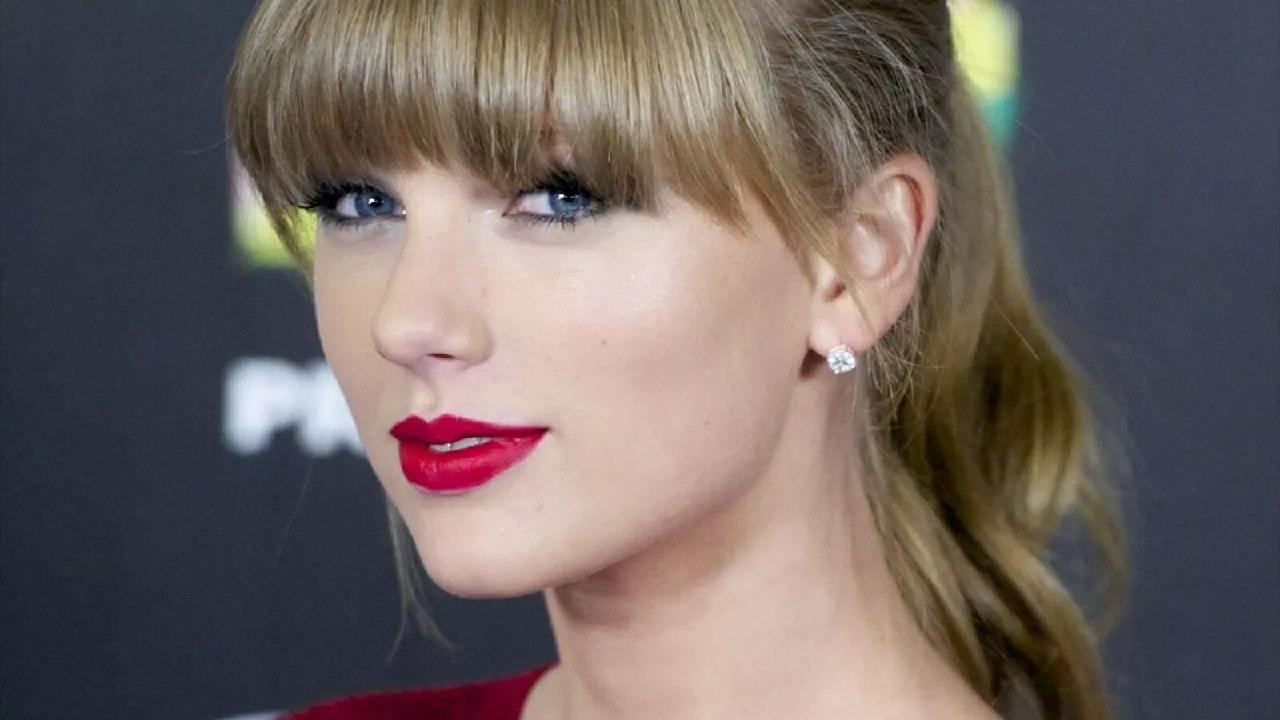
#> input picture image.jpg, 1280 x 720 px
$ jupyter execute black_and_white.ipynb
#> lines starting #> are read from the running program, lines starting #| are printed output that depends on the picture
[cell 1]
# pip install opencv-python

import cv2
image = cv2.imread("image.jpg")
#> image is the input picture: shape (720, 1280, 3); mean B, G, R 96.8, 99, 109.4
gray_image = cv2.cvtColor(image, cv2.COLOR_BGR2GRAY)
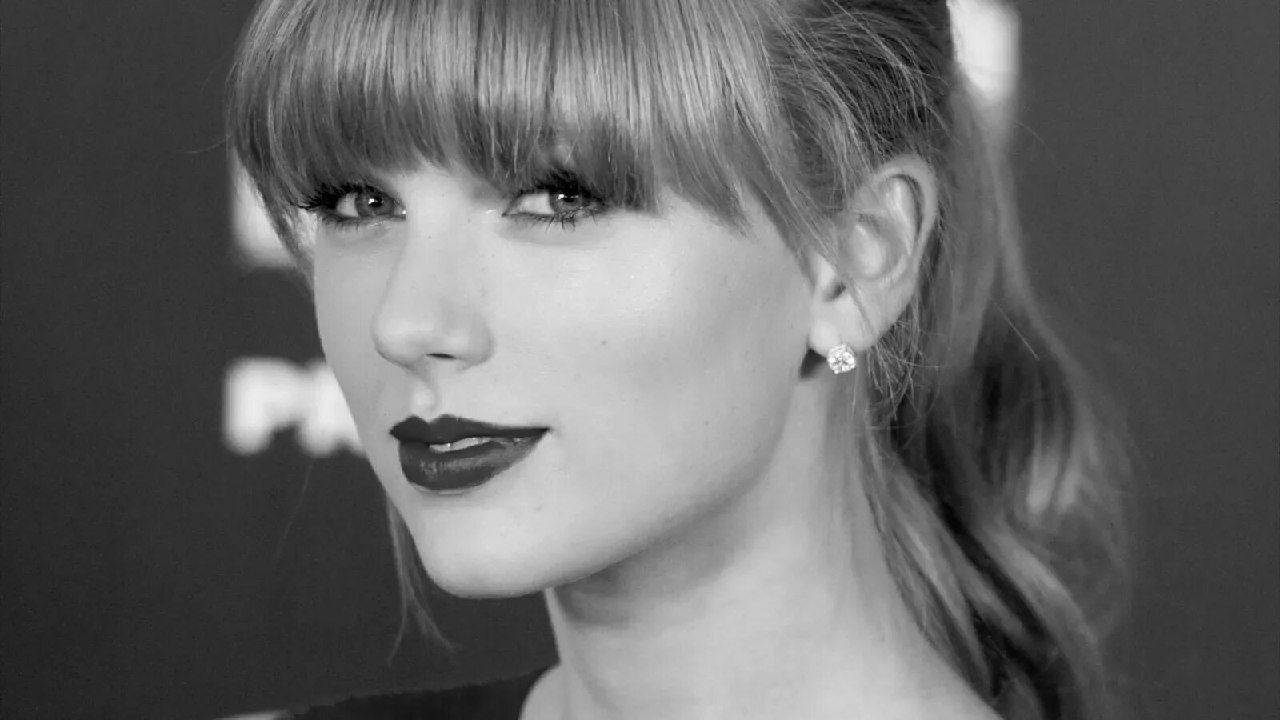
#> gray_image: shape (720, 1280); min 0, max 255, mean 101.9
inverted = 255-gray_image
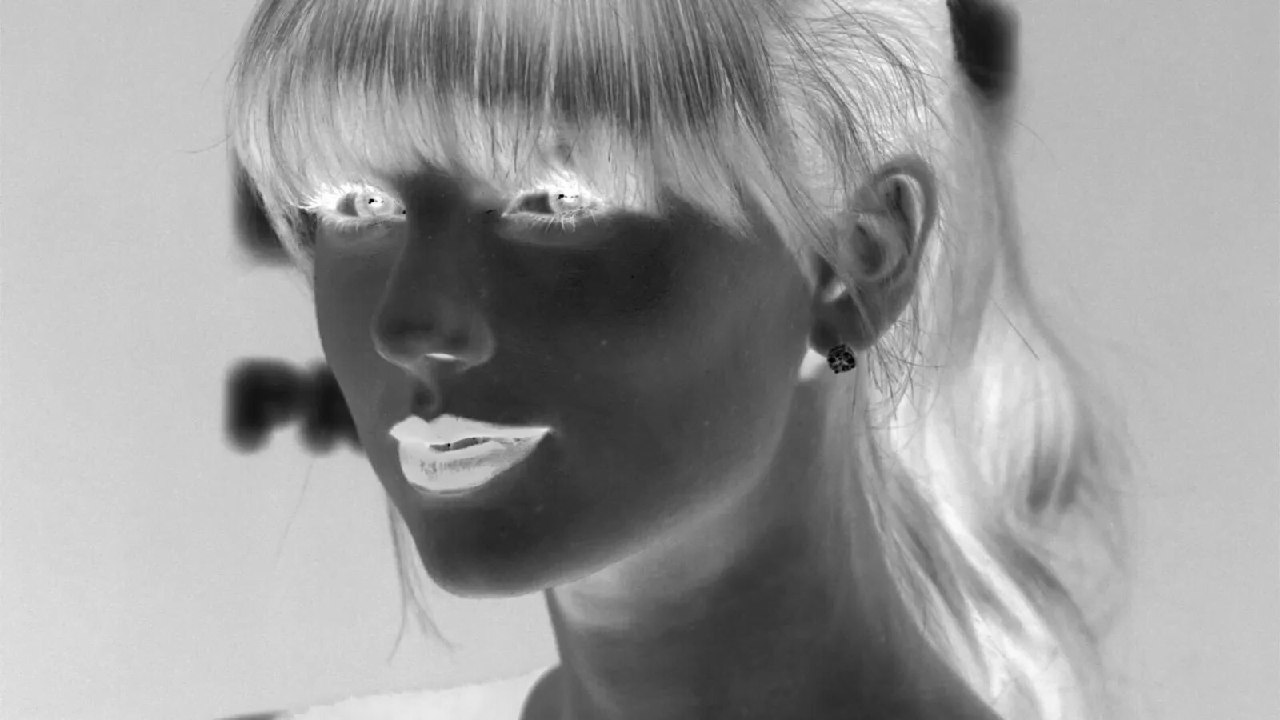
#> inverted: shape (720, 1280); min 0, max 255, mean 153.1
blur = cv2.GaussianBlur(inverted, (21, 21), 0)
invertedblur = 255-blur
sketch = cv2.divide(gray_image, invertedblur, scale=256.0)
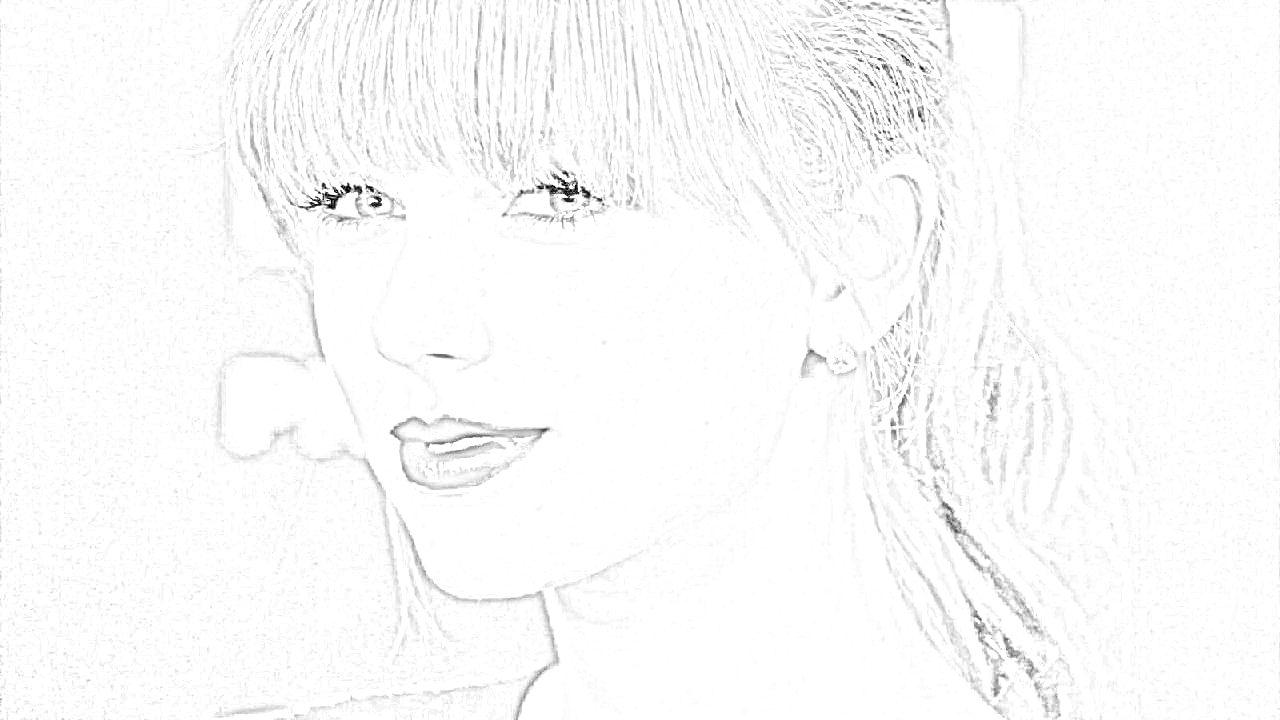
#> sketch: shape (720, 1280); min 0, max 255, mean 250.5
cv2.imwrite("new_image.png", sketch)
cv2.imshow("Image", sketch)
